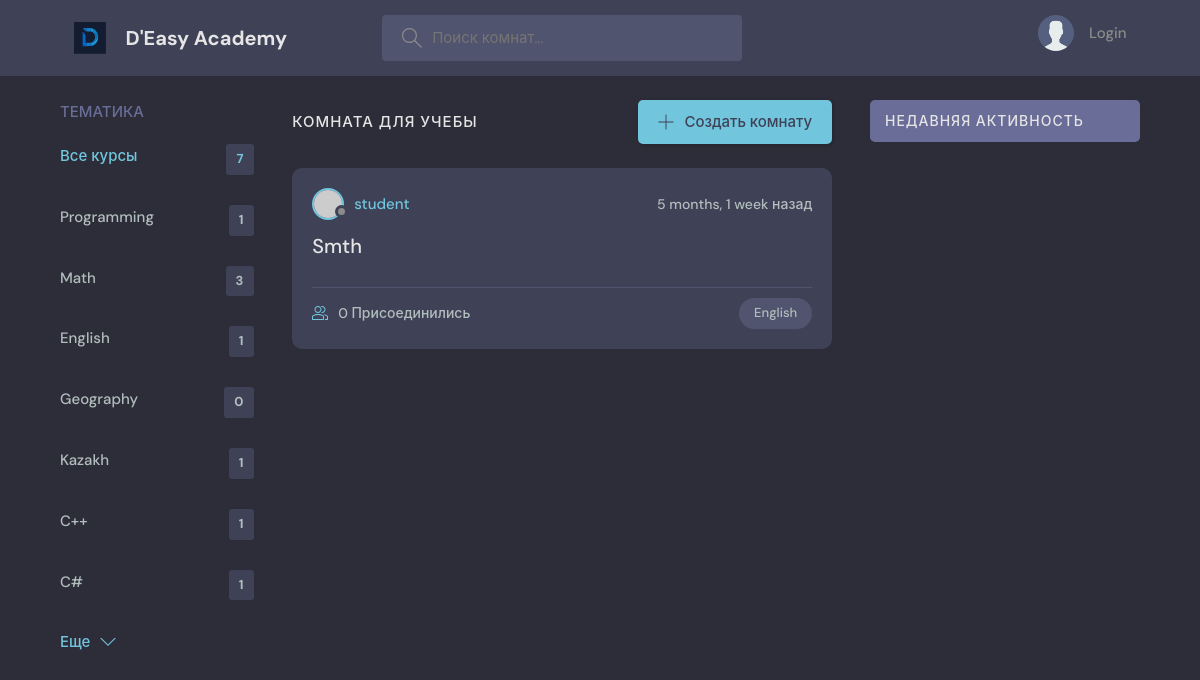
Screenshot of /?q=English with the database file from the repository.
### base/models.py (models this page shows, shortened)
class Topic(models.Model):
    name = models.CharField(max_length=300)

class Room(models.Model):
    host = models.ForeignKey(User, on_delete=models.SET_NULL, null=True)
    topic = models.ForeignKey(Topic, on_delete=models.SET_NULL, null=True)
    name = models.CharField(max_length=255)
    description = models.TextField(null = True, blank=True)
    participants = models.ManyToManyField(User, related_name='participants', blank=True)
    updated = models.DateTimeField(auto_now=True)
    created = models.DateTimeField(auto_now_add=True)
    class Meta:
        ordering = ['-updated', '-created']

### base/views.py (the view)
# urls.py: path('', views.home, name="home"),
def home(request):
    q = request.GET.get('q') if request.GET.get('q') != None else ''
    rooms = Room.objects.filter(
        Q(topic__name__icontains = q) |
        Q(name__icontains = q) |
        Q(description__icontains = q)
    )
    topics = Topic.objects.all()
    room_count = rooms.count()
    room_messages = Message.objects.filter(Q(room__topic__name__icontains=q))
    context = {'rooms' : rooms, 'topics' : topics, 'room_count' : room_count, 'room_messages': room_messages}
    return render(request, 'base/home.html', context)

### base/templates/base/home.html (shortened to what this page needs)
{% extends 'main.html' %}
{% block content %}
    <main class="layout layout--3">
      <div class="container">
        {% include 'base/topics_component.html' %}
        <div class="roomList">
          <div class="roomList__header">
            <div>
              <h2>Комната для учебы</h2>
            </div>
            <a class="btn btn--main" href="{% url 'create-room' %}">
              <svg version="1.1" xmlns="http://www.w3.org/2000/svg" width="32" height="32" viewBox="0 0 32 32">
                <title>add</title>
                <path
                  d="M16.943 0.943h-1.885v14.115h-14.115v1.885h14.115v14.115h1.885v-14.115h14.115v-1.885h-14.115v-14.115z"
                ></path>
              </svg>
              Создать комнату
            </a>
          </div>
          {% include 'base/feed_component.html' %}
        </div>
        {% include 'base/activity_component.html' %}
      </div>
    </main>
{% endblock content %}

### base/templates/base/topics_component.html
<div class="topics">
          <div class="topics__header">
            <h2>Тематика</h2>
          </div>
          <ul class="topics__list">
            <li>
              <a href="{% url 'home' %}" class="active">Все курсы <span>{{topics.count}}</span></a>
            </li>
                          {% for topic in topics %}
            <li>
              <a href="{% url 'home' %}?q={{topic.name}}">{{ topic.name }}<span>{{topic.room_set.all.count}}</span></a>
            </li>
            {% endfor %}
          </ul>
          <a class="btn btn--link" href="topics.html">
            Еще
            <svg version="1.1" xmlns="http://www.w3.org/2000/svg" width="32" height="32" viewBox="0 0 32 32">
              <title>chevron-down</title>
              <path d="M16 21l-13-13h-3l16 16 16-16h-3l-13 13z"></path>
            </svg>
          </a>
        </div>

### base/templates/base/feed_component.html (shortened to what this page needs)
{% for room in rooms %}
<div class="roomListRoom">
            <div class="roomListRoom__header">
              <a href="{% url 'user-profile' room.host.id %}" class="roomListRoom__author">
                <div class="avatar avatar--small">
                  <img src="https://randomuser.me/api/portraits/women/11.jpg" />
                </div>
                <span>{{room.host.username}}</span>
              </a>
              <div class="roomListRoom__actions">
                <span>{{room.created|timesince}} назад</span>
              </div>
            </div>
            <div class="roomListRoom__content">
              <a href="{% url 'room' room.id %}">{{ room.name }}</a>
            </div>
            <div class="roomListRoom__meta">
              <a href="{% url 'room' room.id %}" class="roomListRoom__joined">
                  {{room.participants.all.count}} Присоединились
              </a>
              <p class="roomListRoom__topic">{{room.topic.name}}</p>
            </div>
          </div>
{% endfor %}

### static/styles/style.css (style rules this page uses)
:root { --color-main: #71c6dd; --color-main-light: #e1f6fb; --color-dark: #3f4156; --color-dark-medium: #51546e; --color-dark-light: #696d97; --color-light: #e5e5e5; --color-gray: #8b8b8b; --color-light-gray: #b2bdbd; --color-bg: #2d2d39; --color-success: #5dd693; --color-error: #fc4b0b; }
* { font-family: "DM Sans", -apple-system, BlinkMacSystemFont, "Segoe UI", Roboto, Oxygen, Ubuntu, Cantarell, "Open Sans", "Helvetica Neue", sans-serif; margin: 0; padding: 0; box-sizing: border-box; text-rendering: optimizeLegibility; font-size: inherit; }
html { font-size: 56.25%; }
@media only screen and (min-width: 1200px) { html { font-size: 62.5%; } }
body { line-height: 1.6; font-weight: 400; font-size: 1.5rem; color: var(--color-light-gray); background-color: var(--color-bg); min-height: 100vh; }
img { width: 100%; }
a { display: inline-block; color: var(--color-main); text-decoration: none; }
.container { max-width: 120rem; width: 90%; margin: auto; }
.btn { background-color: transparent; border: none; display: inline-flex; align-items: center; gap: 1rem; cursor: pointer; transition: all ease-in-out 0.3s; padding: 1rem 2rem; border-radius: 5px; box-shadow: 1px 1px 3px 1px rgba(0, 0, 0, 0.15); font-weight: 500; }
.btn--link { border-radius: 0; padding: 0; color: var(--color-main); box-shadow: none; }
.btn--main { background-color: var(--color-main); color: var(--color-dark); }
.btn > svg { fill: currentColor; width: 1.6rem; height: 1.6rem; }
.avatar { position: relative; display: inline-block; border-radius: 50%; border: 2px solid var(--color-main); }
.avatar img { display: block; border-radius: 50%; object-fit: cover; object-position: center; }
.avatar::after { content: ""; display: block; position: absolute; background-color: var(--color-gray); z-index: 111; border-radius: 50%; border: 0.3rem solid var(--color-dark); }
.avatar.avatar--small img { width: 2.8rem; height: 2.8rem; }
.avatar.avatar--small:after { width: 0.7rem; height: 0.7rem; bottom: 0px; right: -6px; }
.layout { margin-top: 2.4rem; }
.layout > .container { display: flex; justify-content: space-between; align-items: flex-start; }
.layout--3 > .container > div:first-child { flex-basis: 18%; max-width: 22.5rem; }
.layout--3 > .container > div:nth-child(2) { flex-basis: 50%; }
.topics__header { margin-bottom: 2rem; }
.topics__header h2 { text-transform: uppercase; font-weight: 500; color: var(--color-dark-light); }
.topics__list { list-style: none; }
.topics__list li a { display: flex; justify-content: space-between; margin-bottom: 3rem; font-weight: 500; color: var(--color-light-gray); transition: all 0.3s ease-in-out; }
.topics__list li a.active, .topics__list li a:hover { color: var(--color-main); }
.topics__list li a span { padding: 0.5rem 1rem; background-color: var(--color-dark); border-radius: 3px; font-size: 1.3rem; font-weight: 700; letter-spacing: 1px; }
.roomList__header { display: flex; justify-content: space-between; align-items: center; margin-bottom: 2.4rem; }
.roomList__header h2 { text-transform: uppercase; font-weight: 500; color: var(--color-light); letter-spacing: 1px; }
.roomListRoom { margin-bottom: 2.4rem; background-color: var(--color-dark); border-radius: 1rem; padding: 2rem; }
.roomListRoom__header { display: flex; justify-content: space-between; align-items: center; }
.roomListRoom__author { font-weight: 500; display: flex; align-items: center; gap: 1rem; }
.roomListRoom__actions { display: flex; align-items: flex-start; gap: 1rem; position: relative; }
.roomListRoom__actions span { font-size: 1.4rem; font-weight: 500; }
.roomListRoom__content { margin: 1rem 0; }
.roomListRoom__content a { font-size: 2rem; font-weight: 500; margin-bottom: 1.5rem; color: var(--color-light); transition: all 0.3s ease-in-out; }
.roomListRoom__meta { border-top: 1px solid var(--color-dark-medium); padding-top: 1rem; display: flex; align-items: center; justify-content: space-between; }
.roomListRoom__joined { color: var(--color-light-gray); display: flex; align-items: center; gap: 1rem; font-size: 1.4rem; font-weight: 500; }
.roomListRoom__joined svg { fill: var(--color-main); width: 1.6rem; height: 1.6rem; }
.roomListRoom__topic { padding: 5px 1.5rem; background-color: var(--color-dark-medium); border-radius: 5rem; font-weight: 500; font-size: 1.3rem; }

### rows the page displays
Topic: name "Programming", room_set.all.count "1"
Topic: name "Math", room_set.all.count "3"
Topic: name "English", room_set.all.count "1"
Topic: name "Geography", room_set.all.count "0"
Topic: name "Kazakh", room_set.all.count "1"
Topic: name "C++", room_set.all.count "1"
Topic: name "C#", room_set.all.count "1"
Room: host.username "student", created "5 months, 1 week", name "Smth", participants.all.count "0", topic.name "English"

### other values shown
{{ topics.count }} "7"
